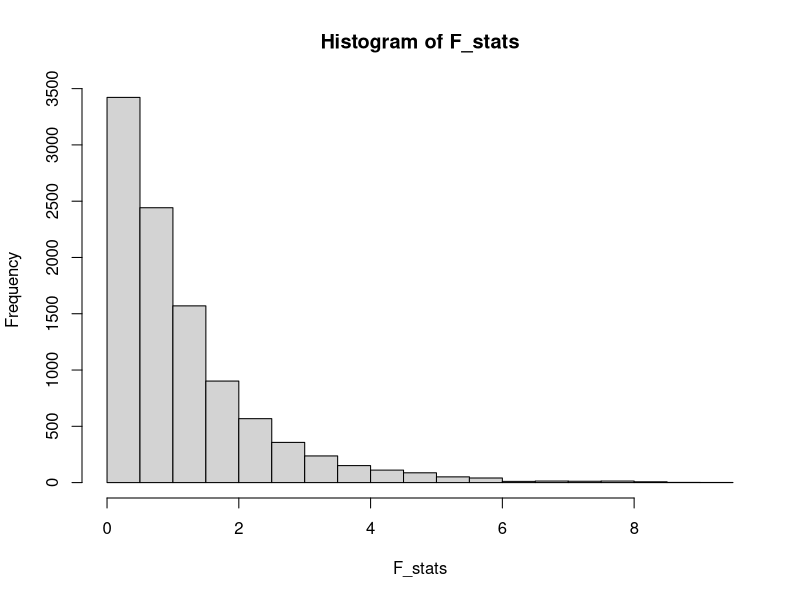
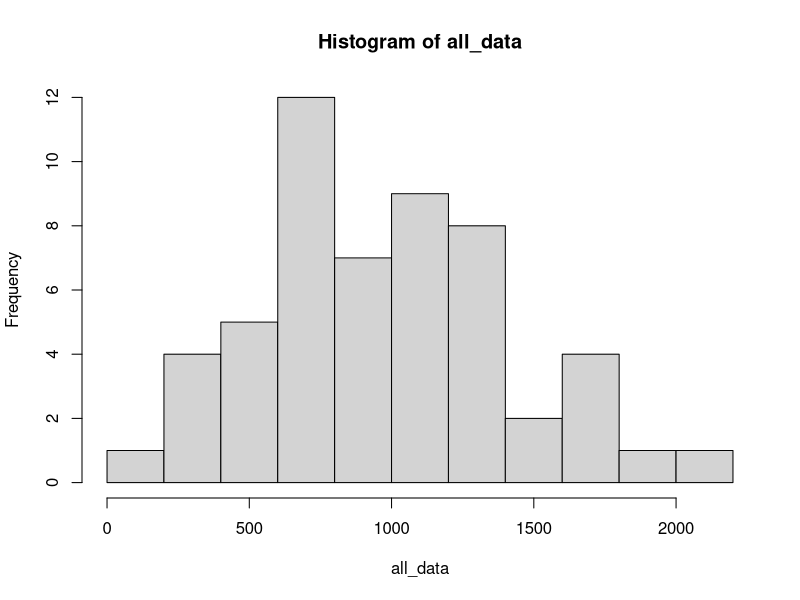
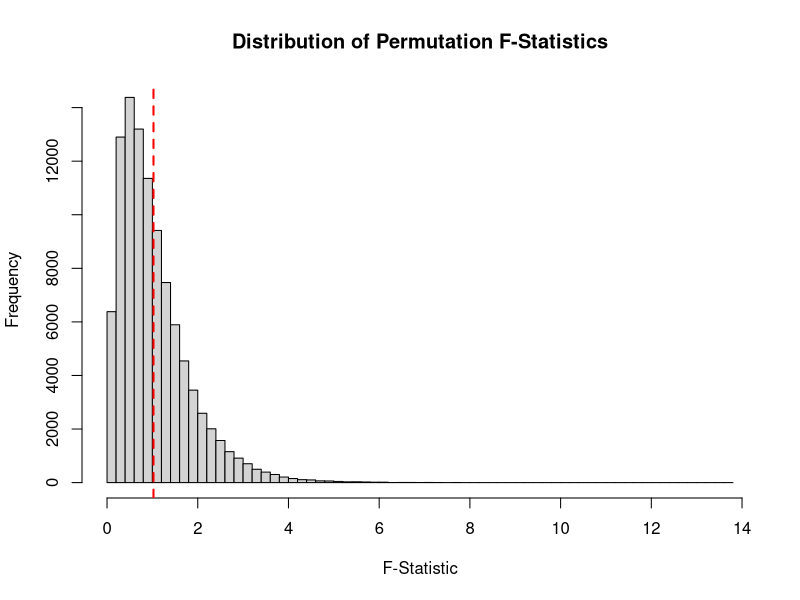
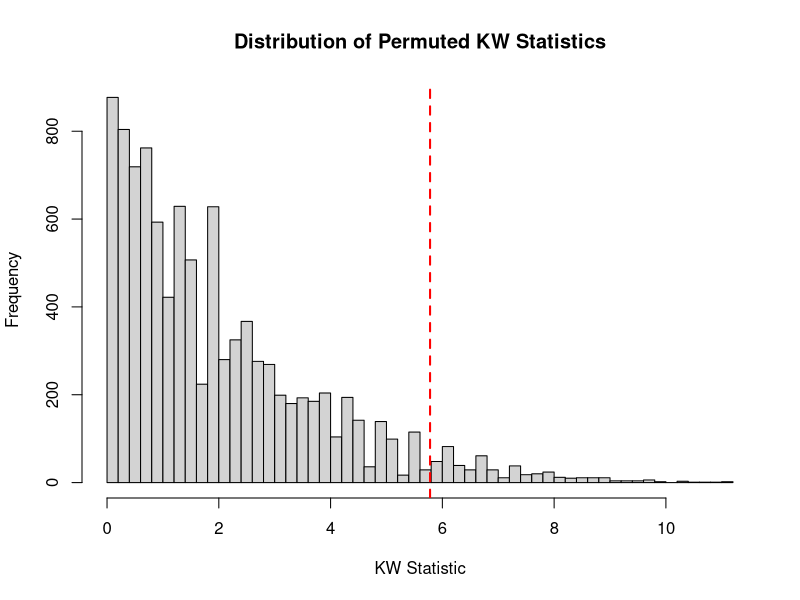
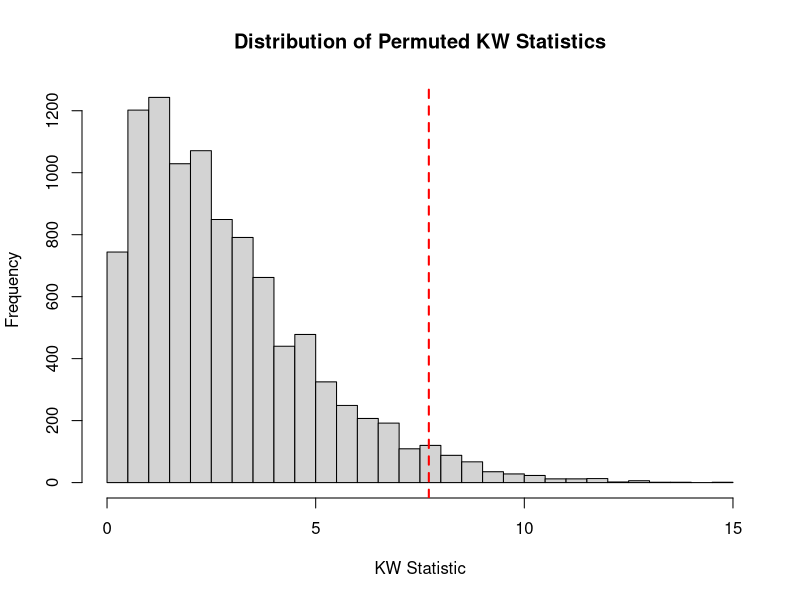

Write R code to recreate these figures, in order.
## ---- chunk 1
knitr::opts_chunk$set(echo = TRUE)

library(gtools)


## ---- chunk 2
group_1 <- c(2.9736, 0.9448, 1.6394, 0.0389, 1.2958)
group_2 <- c(0.7681, 0.8027, 0.2156, 0.074, 1.5076)
group_3 <- c(4.8249, 2.2516, 1.5609, 2.0452, 1.0959)
all_data <- c(group_1, group_2, group_3)

X_bar <- mean(all_data)
SST = sum(5*((mean(group_1) - X_bar)**2 + (mean(group_2) - X_bar)**2 + (mean(group_3) - X_bar)**2))
MST = SST/ 2
SSE = sum(4*(var(group_1) + var(group_2) +var(group_3)))
MSE = SSE/(15-3)
F_obs = MST/ MSE

print(F_obs)

# Number of data points per group
n <- 5

# Initialize an empty vector to store the F-statistics
F_stats <- c()

# Perform 10,000 random permutations
for (k in 1:10000) {
  
  # Shuffle the data randomly
  permuted_data <- sample(all_data)
  
  # Split the permuted data into three groups
  group_1_perm <- permuted_data[1:n]
  group_2_perm <- permuted_data[(n+1):(2*n)]
  group_3_perm <- permuted_data[(2*n+1):(3*n)]
  
  # Overall mean
  X_bar <- mean(all_data)
  
  # SST
  SST <- n * ((mean(group_1_perm) - X_bar)^2 + 
              (mean(group_2_perm) - X_bar)^2 + 
              (mean(group_3_perm) - X_bar)^2)
  
  # MST
  MST <- SST / (3 - 1)
  
  # SSE
  SSE <- (n - 1) * (var(group_1_perm) + var(group_2_perm) + var(group_3_perm))
  
  # MSE
  MSE <- SSE / (15 - 3)
  
  # F-statistic
  F <- MST / MSE
  
  # Store the F-statistic
  F_stats <- c(F_stats, F)
}

hist(F_stats)

percentage_greater <- mean(F_stats > F_obs) * 100

# Output the observed F-statistic and the percentage
cat("Observed F-statistic:", F_obs, "\n")
cat("Percentage of generated F-statistics greater than the observed F-statistic:", percentage_greater, "%\n")


data <- data.frame(
  value = c(group_1, group_2, group_3),
  group = factor(rep(1:3, each = 5))
)

# Perform the one-way ANOVA
anova_result <- aov(value ~ group, data = data)

# Summary of the ANOVA
summary(anova_result)

## ---- chunk 3
w1 <- c(574, 976, 789, 805, 361, 529)
w2 <- c(791, 1146, 394, 767, 1385, 1021, 2073, 803, 1263, 1016, 1101, 945, 139)
w3 <- c(865, 775, 729, 1721, 1113, 820, 1613, 1404, 1201, 205, 1380, 580, 1803)
w4 <- c(998, 1049, 736, 782, 730, 742, 1219, 705, 1260, 611, 1350, 1657, 1143)
w5 <- c(1154, 541, 406, 1529, 1132, 767, 1224, 314, 1728)

all_data = c(w1, w2, w3, w4, w5)

N = length(all_data)

n1 = length(w1)
n2 = length(w2)
n3 = length(w3)
n4 = length(w4)
n5 = length(w5)

X_bar = mean(all_data)

SST = sum(
  n1 *(mean(w1) - X_bar)**2,
  n2 *(mean(w2) - X_bar)**2,
  n3 *(mean(w3) - X_bar)**2,
  n4 *(mean(w4) - X_bar)**2,
  n5 *(mean(w5) - X_bar)**2
)

MST = SST / (5-1)

SSE = sum(
  (n1-1)*(var(w1)),
  (n2-1)*(var(w2)),
  (n3-1)*(var(w3)),
  (n4-1)*(var(w4)),
  (n5-1)*(var(w5))
)

MSE = SSE / (N - 5)
F_obs = MST / MSE
print(F_obs)

hist(all_data)

F_perm <- numeric(100000)

for (i in 1:100000) {
  # Permute the data
  permuted_data <- sample(all_data)
  
  # Assign the permuted data to groups
  perm_w1 <- permuted_data[1:n1]
  perm_w2 <- permuted_data[(n1 + 1):(n1 + n2)]
  perm_w3 <- permuted_data[(n1 + n2 + 1):(n1 + n2 + n3)]
  perm_w4 <- permuted_data[(n1 + n2 + n3 + 1):(n1 + n2 + n3 + n4)]
  perm_w5 <- permuted_data[(n1 + n2 + n3 + n4 + 1):N]
  
  # Calculate the mean of each permuted group
  perm_mean_w1 <- mean(perm_w1)
  perm_mean_w2 <- mean(perm_w2)
  perm_mean_w3 <- mean(perm_w3)
  perm_mean_w4 <- mean(perm_w4)
  perm_mean_w5 <- mean(perm_w5)
  
  # Calculate the permuted SST
  perm_SST <- sum(
    n1 * (perm_mean_w1 - X_bar)^2,
    n2 * (perm_mean_w2 - X_bar)^2,
    n3 * (perm_mean_w3 - X_bar)^2,
    n4 * (perm_mean_w4 - X_bar)^2,
    n5 * (perm_mean_w5 - X_bar)^2
  )
  
  # Calculate the permuted MST
  perm_MST <- perm_SST / (5 - 1)
  
  # Calculate the permuted SSE
  perm_SSE <- sum(
    (n1 - 1) * var(perm_w1),
    (n2 - 1) * var(perm_w2),
    (n3 - 1) * var(perm_w3),
    (n4 - 1) * var(perm_w4),
    (n5 - 1) * var(perm_w5)
  )
  
  # Calculate the permuted MSE
  perm_MSE <- perm_SSE / (N - 5)
  
  # Calculate the F statistic for this permutation
  F_perm[i] <- perm_MST / perm_MSE
}

p_value <- mean(F_perm >= F_obs)
print(paste("Percentage of F statistics greater than observed F: ", p_value * 100, "%"))

# Optional: Visualize the distribution of permuted F-statistics
hist(F_perm, main = "Distribution of Permutation F-Statistics", xlab = "F-Statistic", breaks = 50)
abline(v = F_obs, col = "red", lwd = 2, lty = 2)

# Combine the data into a single data frame with a grouping factor
group <- factor(c(rep("w1", length(w1)),
                  rep("w2", length(w2)),
                  rep("w3", length(w3)),
                  rep("w4", length(w4)),
                  rep("w5", length(w5))))

# Combine all data into a single vector
data <- c(w1, w2, w3, w4, w5)

# Perform the ANOVA
anova_result <- aov(data ~ group)

# Display the ANOVA table
summary(anova_result)

## ---- chunk 4
group_1 <- c(2.9736, 0.9448, 1.6394, 0.0389, 1.2958)
group_2 <- c(0.7681, 0.8027, 0.2156, 0.074, 1.5076)
group_3 <- c(4.8249, 2.2516, 1.5609, 2.0452, 1.0959)

all_data <- c(group_1, group_2, group_3)

N <- length(all_data)
n <- length(group_1)  # Number of data points per group

# Rank the combined data
ranks <- rank(all_data)

# Split the ranks back into their respective groups
ranked_group_1 <- ranks[1:n]
ranked_group_2 <- ranks[(n+1):(2*n)]
ranked_group_3 <- ranks[(2*n+1):(3*n)]

# Calculate the observed Kruskal-Wallis statistic
KW_obs <- 
  (12 / (N * (N + 1))) * sum(
    n * (mean(ranked_group_1) - (N + 1) / 2)^2,
    n * (mean(ranked_group_2) - (N + 1) / 2)^2,
    n * (mean(ranked_group_3) - (N + 1) / 2)^2
  )

# Initialize vector to store permuted Kruskal-Wallis statistics
KW_stats <- numeric(10000)

# Perform 10,000 random permutations
for (k in 1:10000) {
  
  # Shuffle the ranks randomly
  permuted_ranks <- sample(ranks)
  
  # Split the permuted ranks into three groups
  group_1_perm <- permuted_ranks[1:n]
  group_2_perm <- permuted_ranks[(n+1):(2*n)]
  group_3_perm <- permuted_ranks[(2*n+1):(3*n)]
  
  # Calculate the permuted Kruskal-Wallis statistic
  KW_perm <- 
    (12 / (N * (N + 1))) * sum(
      n * (mean(group_1_perm) - (N + 1) / 2)^2,
      n * (mean(group_2_perm) - (N + 1) / 2)^2,
      n * (mean(group_3_perm) - (N + 1) / 2)^2
    )
  
  # Store the permuted statistic
  KW_stats[k] <- KW_perm
}

# Plot the histogram of permuted Kruskal-Wallis statistics
hist(KW_stats, main = "Distribution of Permuted KW Statistics", xlab = "KW Statistic", breaks = 50)
abline(v = KW_obs, col = "red", lwd = 2, lty = 2)

# Calculate the percentage of permuted statistics greater than the observed KW statistic
percentage_greater <- mean(KW_stats > KW_obs) * 100

# Output the observed KW statistic and the percentage
cat("Observed KW-statistic:", KW_obs, "\n")
cat("Percentage of generated KW-statistics greater than the observed KW-statistic:", percentage_greater, "%\n")

## ---- chunk 5

t1 <- c(0,2,1,3,1,1)
t2 <- c(2,1,3,1,3,4)
t3 <- c(1,3,4,2,2,1)
t4 <- c(3,4,2,5,3,4)

all_data <- c(t1, t2, t3, t4)

N <- length(all_data)

ranks <- rank(all_data, ties.method = "average")

n <- length(t1)  # since all groups have the same size, you can use any group's length

# Split the ranks back into their respective groups
ranked_group_1 <- ranks[1:n]
ranked_group_2 <- ranks[(n+1):(2*n)]
ranked_group_3 <- ranks[(2*n+1):(3*n)]
ranked_group_4 <- ranks[(3*n+1):(4*n)]

KW_obs <- 
  (12 / (N * (N + 1))) * sum(
    n * (mean(ranked_group_1) - (N + 1) / 2)^2,
    n * (mean(ranked_group_2) - (N + 1) / 2)^2,
    n * (mean(ranked_group_3) - (N + 1) / 2)^2,
    n * (mean(ranked_group_4) - (N + 1) / 2)^2
  )

KW_obs <- 
  (12 / (N * (N + 1))) * sum(
    n * (mean(ranked_group_1) - (N + 1) / 2)^2,
    n * (mean(ranked_group_2) - (N + 1) / 2)^2,
    n * (mean(ranked_group_3) - (N + 1) / 2)^2,
    n * (mean(ranked_group_4) - (N + 1) / 2)^2
  )

KW_stats <- numeric(10000)

for (k in 1:10000) {
  permuted_ranks <- sample(ranks)
  
  perm_ranked_group_1 <- permuted_ranks[1:n]
  perm_ranked_group_2 <- permuted_ranks[(n+1):(2*n)]
  perm_ranked_group_3 <- permuted_ranks[(2*n+1):(3*n)]
  perm_ranked_group_4 <- permuted_ranks[(3*n+1):(4*n)]
 
  KW_perm <- 
    (12 / (N * (N + 1))) * sum(
      n * (mean(perm_ranked_group_1) - (N + 1) / 2)^2,
      n * (mean(perm_ranked_group_2) - (N + 1) / 2)^2,
      n * (mean(perm_ranked_group_3) - (N + 1) / 2)^2,
      n * (mean(perm_ranked_group_4) - (N + 1) / 2)^2
    )

  KW_stats[k] <- KW_perm
}


# Plot the histogram of permuted Kruskal-Wallis statistics
hist(KW_stats, main = "Distribution of Permuted KW Statistics", xlab = "KW Statistic", breaks = 50)
abline(v = KW_obs, col = "red", lwd = 2, lty = 2)

percentage_greater <- mean(KW_stats >= KW_obs)

print(paste("Observed Kruskal-Wallis statistic:", round(KW_obs,2)))
print(paste("Percentage of permuted statistics greater than observed:", percentage_greater * 100, "%"))
